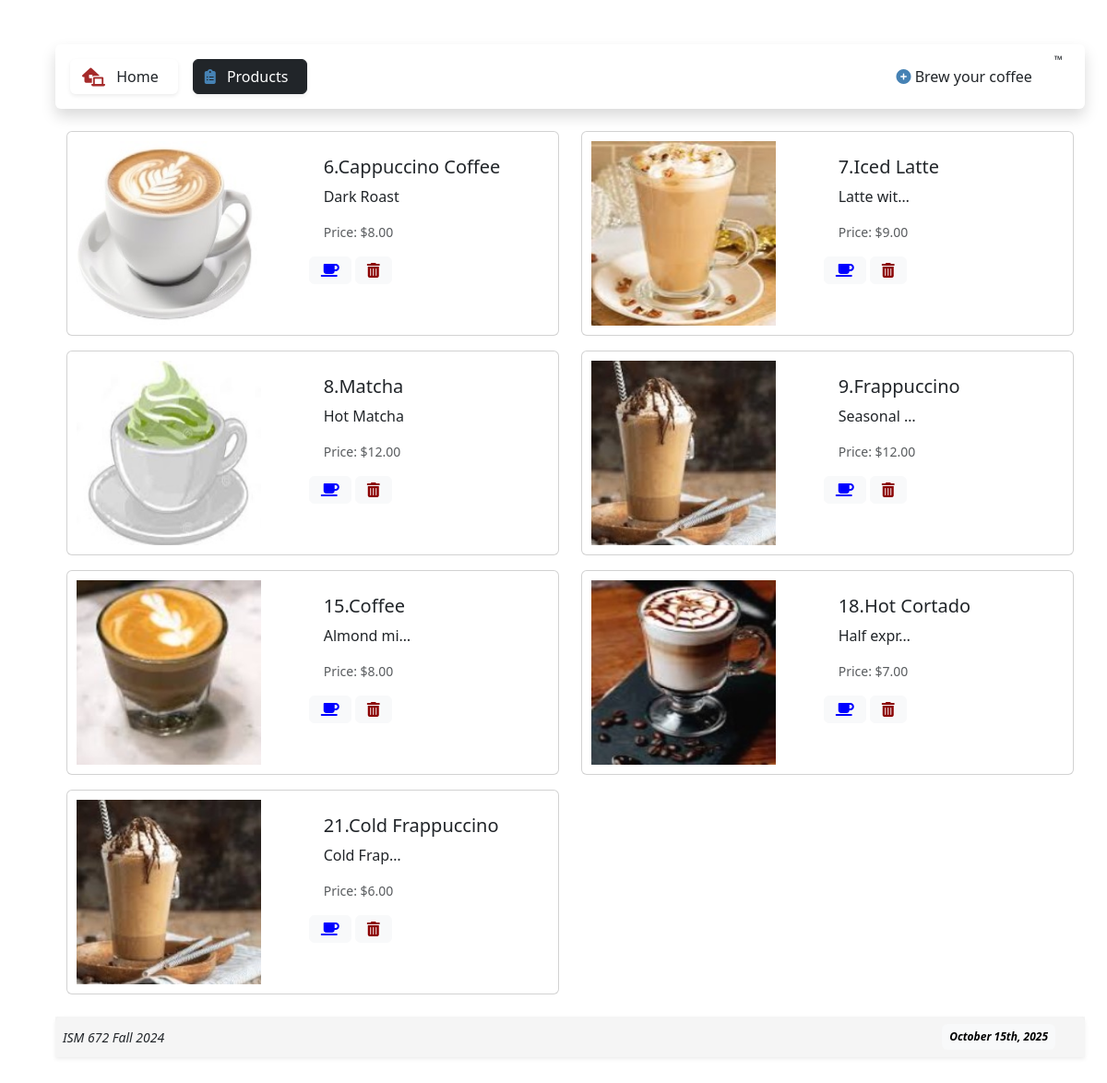
/traders, run on the app's committed database.
### traders/models.py (models this page shows)
class Product (models.Model):
    name = models.CharField(max_length=100)
    description = models.CharField(
        max_length=1000,
        default=''
    )
    price = models.DecimalField(
        max_digits=6,
        decimal_places=2,
        default=0.0
    )

### traders/views.py (the view)
class TradersListView(ListView):
  model = Product
  template_name='traders/index.html'
  context_object_name="products"

### traders/templates/traders/index.html
{% extends "base.html" %}
{% load static %}
{% block content %}
<div>
	<div class="container mt-4">
    <div class="row">
        {% for product in products %}
            <div class="col-md-6 mb-3">
                <div class="card">
                    <div class="row no-gutters" onclick='location.href="{% url 'traders.detail' pk=product.id %}";'>
                        <div class="col-md-5" style="margin : 10px 10px 10px 10px; box-sizing: border-box; max-height:60%; max-width:60%;">
							<div href = {% url 'traders.detail' pk=product.id %}
								class="text-dark text-decoration-none">
								{% if "Cappuccino" in product.name %}
									<img src="{% static 'images/Cappuccino.jpg' %}" width="200px" height="200px" />
								{% elif "Latte" in product.name %}
									<img src="{% static 'images/Latte.jpg' %}" width="200px" height="200px" />
								{% elif "Frappuccino" in product.name %}
									<img src="{% static 'images/Frappuccino.jpg' %}" width="200px" height="200px" />
								{% elif "Matcha" in product.name %}
									<img src="{% static 'images/Matcha.jpg' %}" width="200px" height="200px" />
								{% elif "Cortado" in product.name %}
									<img src="{% static 'images/Cortado.jpg' %}" width="200px" height="200px" />
								{% else %}
									<img src="{% static 'images/Coffee.jpg' %}" width="200px" height="200px" />
								{% endif %}
							</div>
						</div>
                        <div class="col-md-6" style="margin : 10px 10px 10px 10px; box-sizing: border-box;">
                            <div class="card-body">
                                <h5 class="card-title">{{product.pk}}.{{ product.name }}</h5>
                                <p class="card-text">{{ product.description|truncatechars:10 }}</p>
                                <p class="card-text"><small class="text-muted">Price: ${{ product.price }}</small></p>
                            </div>
								<a 	class="btn btn-light"
									href = "{% url 'traders.update' pk=product.id %}">
									<i class="fa-solid fa-mug-saucer" style="color: blue;"></i>
								</a>
								<a 	class="btn btn-light"
									href = "{% url 'traders.delete' pk=product.id %}">
									<i class="fas fa-trash-can" style="color:darkred"></i>
								</a>
                        </div>
                    </div>
                </div>
            </div>
        {% endfor %}
    </div>
	</div>
</div>
{% endblock %}

### static/templates/base.html (shortened to what this page needs)
{% load static %}
<html>
	<head>
		<link
			href="https://cdn.jsdelivr.net/npm/bootstrap@5.3.3/dist/css/bootstrap.min.css"
			rel="stylesheet"
>
		<link rel="stylesheet"
			href="https://cdnjs.cloudflare.com/ajax/libs/font-awesome/6.6.0/css/all.min.css"/>
		<link rel="stylesheet" type="text/css"
			href="{% static 'css/style.css' %}" />
	</head>
<body>
	<div class="container m-5">
		{% include 'partials/_header.html' %}
		<div>
			{% block content %}
			{% endblock %}
		</div>
		{% include 'partials/_footer.html' %}
	</div>
	</body>
</html>

### static/templates/partials/_header.html
	<div class="navbar mt-2 py-3 shadow rounded-2">
		<div class="nav ps-2">
			<a 	{% if '/' == request.path %}
				class="mx-2 nav-item shadow-sm btn btn-dark"
				{% else %}
				class="mx-2 nav-item shadow-sm btn"
				{% endif %}
				href="{% url 'home' %}">
				<i class="fa-solid fa-house-laptop fa-lg"
					style="color:brown;">
				</i>
				<span class="px-2">
					Home
				</span>
			</a>
			<a
				{% if 'traders' in request.path %}
				class="mx-2 nav-item shadow-sm btn btn-dark"
				{% else %}
				class="mx-2 nav-item shadow-sm btn"
				{% endif %}
				href="{% url 'traders.index' %}">
				<i class="fa-solid fa-clipboard-list"
					style="color: steelblue;"></i>
				<span class="px-2">
					Products
				</span>
			</a>
		</div>
		<div class="nav pe-4">
			<a href = {% url 'traders.new'%}
				class="text-dark text-decoration-none pe-4"
				title= "Add a new Product"
				style="cursor:pointer">
				<i class="fa-solid fa-circle-plus" style="color:steelblue"></i>
				Brew your coffee
			</a>
			<sup>&trade;</sup>
		</div>
	</div>

### static/templates/partials/_footer.html (shortened to what this page needs)
<footer class="" style="background-color: whitesmoke;">
	<div class="navbar my-2 p-2 rounded-top-2 shadow-sm">
		<div class="fst-italic small">
			ISM 672 Fall 2024
		</div>
		<div class="nav me-4 p-2 small fst-italic badge text-bg-light">
			{% now "F jS, Y " %}
		</div>
	</div>
</footer>

### static/css/style.css (style rules this page uses)
body { font-family: 'Segoe UI', Tahoma, Geneva, Verdana, sans-serif; }

### data on the page
Product: pk "6", name "Cappuccino Coffee", description "Dark Roast", price "8.00"
Product: pk "7", name "Iced Latte", description "Latte wit…", price "9.00"
Product: pk "8", name "Matcha", description "Hot Matcha", price "12.00"
Product: pk "9", name "Frappuccino", description "Seasonal …", price "12.00"
Product: pk "15", name "Coffee", description "Almond mi…", price "8.00"
Product: pk "18", name "Hot Cortado", description "Half expr…", price "7.00"
Product: pk "21", name "Cold Frappuccino", description "Cold Frap…", price "6.00"
